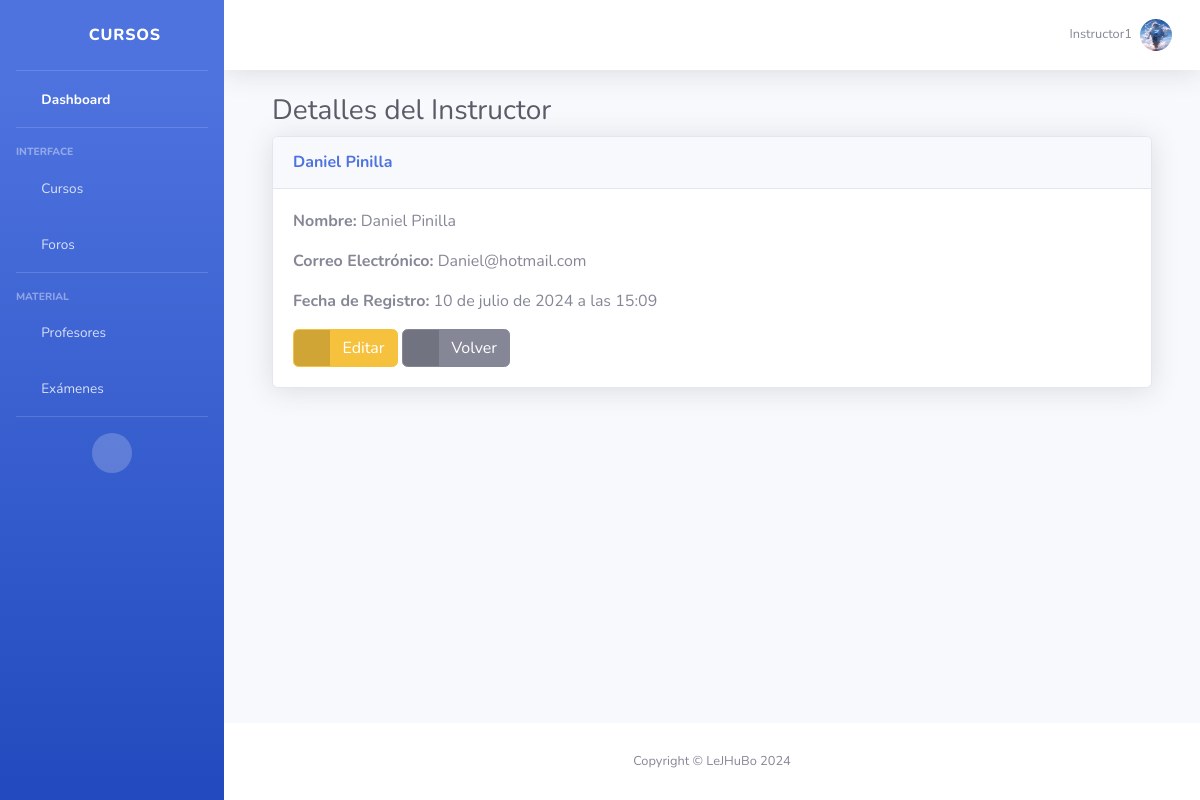
The page /instructors/3/ (signed in) on the database as committed earlier.
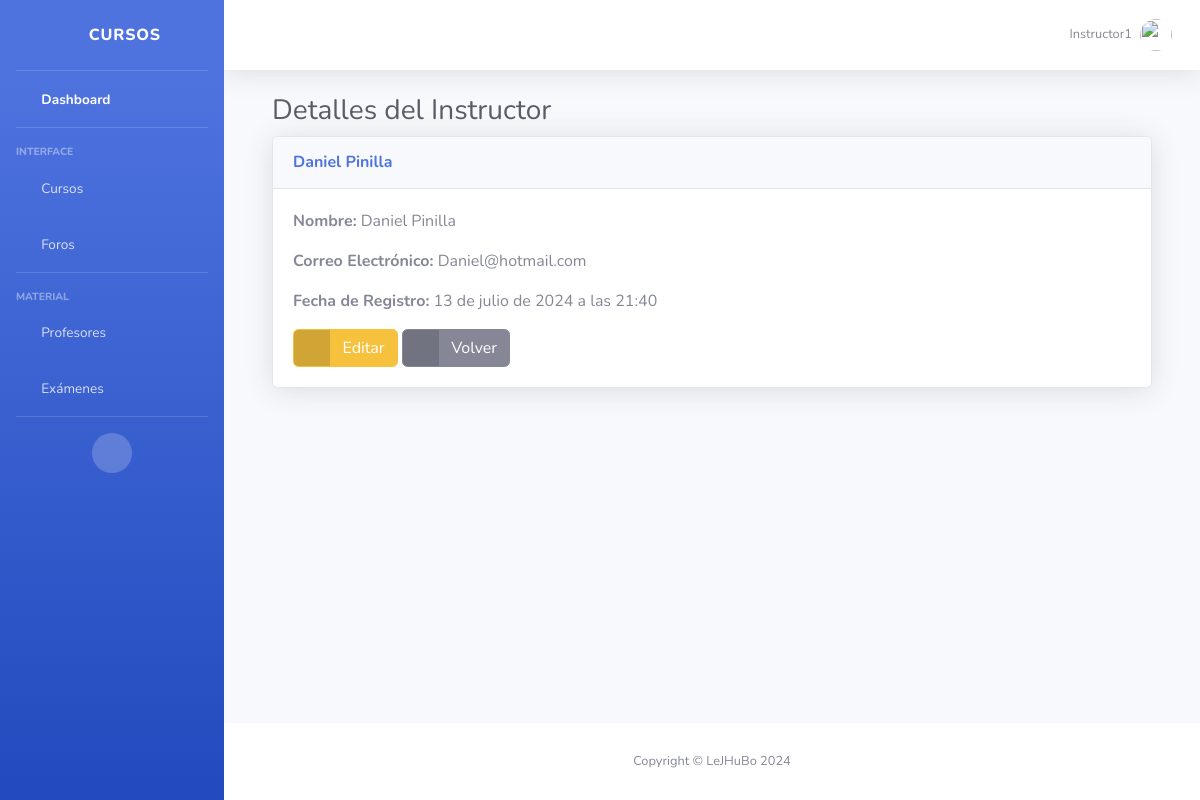
The same page on the database as committed later.
### courses/models.py (models this page shows, shortened)
class User(AbstractUser):
    ROLE_CHOICES = (
        ('student', 'Student'),
        ('instructor', 'Instructor'),
        ('admin', 'Admin'),
    )
    role = models.CharField(max_length=10, choices=ROLE_CHOICES, default='student')
    groups = models.ManyToManyField(Group, related_name='custom_user_set')
    user_permissions = models.ManyToManyField(Permission, related_name='custom_user_set')
    profile_picture = models.ImageField(upload_to='profile_pictures/', null=True, blank=True)
    objects = UserManager()

### courses/views.py (the view)
# urls.py: path('instructors/<int:pk>/', views.InstructorDetailView.as_view(), name='instructor_detail'),
class InstructorDetailView(LoginRequiredMixin, StudentAccessMixin, DetailView):
    model = User
    template_name = 'instructors/instructor_detail.html'
    context_object_name = 'instructor'

### courses/views.py (called while the page is built)
    def test_func(self):
        return self.request.user.role != 'student'

### courses/templates/instructors/instructor_detail.html
{% extends 'index.html' %} {% block title %}Detalles del Instructor{% endblock %} {% block content %}
<div class="container-fluid">
    <h1 class="h3 mb-2 text-gray-800">Detalles del Instructor</h1>
    <div class="card shadow mb-4">
        <div class="card-header py-3">
            <h6 class="m-0 font-weight-bold text-primary">{{ instructor.get_full_name }}</h6>
        </div>
        <div class="card-body">
            <p><strong>Nombre:</strong> {{ instructor.get_full_name }}</p>
            <p><strong>Correo Electrónico:</strong> {{ instructor.email }}</p>
            <p><strong>Fecha de Registro:</strong> {{ instructor.date_joined }}</p>
            <a href="{% url 'instructor_edit' instructor.pk %}" class="btn btn-warning btn-icon-split">
                <span class="icon text-white-50">
                    <i class="fas fa-edit"></i>
                </span>
                <span class="text">Editar</span>
            </a>
            <a href="{% url 'instructor_list' %}" class="btn btn-secondary btn-icon-split">
                <span class="icon text-white-50">
                    <i class="fas fa-arrow-left"></i>
                </span>
                <span class="text">Volver</span>
            </a>
        </div>
    </div>
</div>
{% endblock %}

### courses/templates/index.html (shortened to what the changed rows need)
{% load static %}
<!DOCTYPE html>
<html lang="en">
<head>
    <link href="{% static 'vendor/fontawesome-free/css/all.min.css' %}" rel="stylesheet" type="text/css">
    <link href="{% static 'css/sb-admin-2.min.css' %}" rel="stylesheet">
</head>
<body id="page-top">
    <div id="wrapper">
        <div id="content-wrapper" class="d-flex flex-column">
            <div id="content">
                <nav class="navbar navbar-expand navbar-light bg-white topbar mb-4 static-top shadow">
                    <ul class="navbar-nav ml-auto">
                        <li class="nav-item dropdown no-arrow">
                            <a class="nav-link dropdown-toggle" href="#" id="userDropdown" role="button" data-toggle="dropdown" aria-haspopup="true" aria-expanded="false">
                                <span class="mr-2 d-none d-lg-inline text-gray-600 small">{{ user.username }}</span> {% if user.profile_picture %}
                                <img class="img-profile rounded-circle" src="{{ user.profile_picture.url }}"> {% else %}
                                <img class="img-profile rounded-circle" src="{% static 'img/undraw_profile.svg' %}"> {% endif %}
                            </a>
                        </li>
                    </ul>
                </nav>
                <div class="container-fluid">
                    {% block content %}{% endblock %}
                </div>
            </div>
        </div>
    </div>
</body>
</html>

Rows that differ between the two databases and show on the page:
changed User "Daniel Pinilla": date_joined "10 de julio de 2024 a las 15:09" → "13 de julio de 2024 a las 21:40"; profile_picture: picture removed
